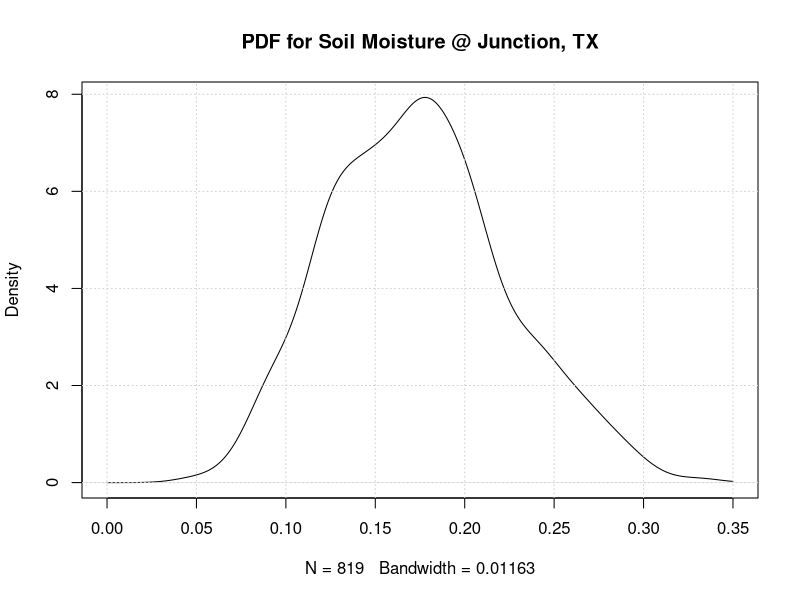

Source code (R):
# Script to construct KDE for Soil Moisture
# Use KDE to obtain a Probability value
# Venki Uddameri, Ph.D., P.E.

# load library needed for integration
library(caTools)
# Set working directory and read data
setwd('D:\\Dropbox\\CE5331-Probabilistic Methods- Fall2019')
a <- read.csv('soilmoisturedata.csv')
JSM <- a$Junction..mm
summary(JSM)

# Normalize the soil moisture in mm to a dimensionless value
JSM <- JSM/1600  # 1600 mm is the height of the soil column
summary(JSM)

# Fit the Kernel Density Estimate using 1024 equally spaced pts between 0 & 0.35
JSM.gau <- density(JSM,from=0.00,to=0.35,n=1024)
plot(JSM.gau,main='PDF for Soil Moisture @ Junction, TX')
grid()
# Extract the x and f(x) density data
JSM.dat <- cbind(JSM.gau$x,JSM.gau$y)

# Subset the x values over the required range
JSM.rng <- subset(JSM.dat,JSM.dat[,1]>=0&JSM.dat[,1]<=0.136)

# Perform the integration
trapz(JSM.rng[,1],JSM.rng[,2])
